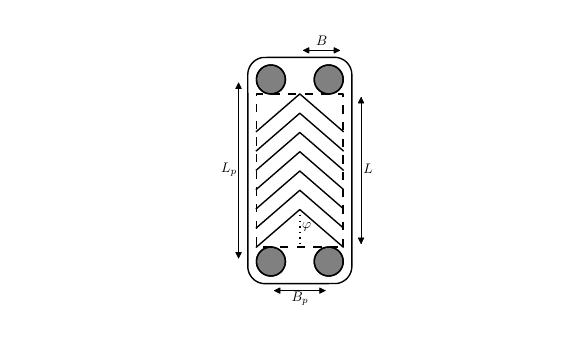

Python code for this plot:
import pylab,numpy as np
from math import cos,sin
from matplotlib.patches import FancyArrowPatch
import matplotlib as mpl
mpl.style.use('classic')

#===============================================================================
# Latex render
#===============================================================================
#mpl.use('pgf')
    
def figsize(scale):
    fig_width_pt = 469.755                          # Get this from LaTeX using \the\textwidth
    inches_per_pt = 1.0/72.27                       # Convert pt to inch
    golden_mean = (np.sqrt(5.0)-1.0)/2.0            # Aesthetic ratio (you could change this)
    fig_width = fig_width_pt*inches_per_pt*scale    # width in inches
    fig_height = fig_width*golden_mean              # height in inches
    fig_size = [fig_width,fig_height]
    return fig_size
    
pgf_with_latex = {                      # setup matplotlib to use latex for output
"pgf.texsystem": "pdflatex",        # change this if using xetex or lautex
"text.usetex": True,                # use LaTeX to write all text
"font.family": "serif",
"font.serif": [],                   # blank entries should cause plots to inherit fonts from the document
"font.sans-serif": [],
"font.monospace": [],
"axes.labelsize": 10,               # LaTeX default is 10pt font.
"font.size": 10,
"legend.fontsize": 8,               # Make the legend/label fonts a little smaller
"legend.labelspacing":0.2,
"xtick.labelsize": 8,
"ytick.labelsize": 8,
"figure.figsize": figsize(0.9),     # default fig size of 0.9 textwidth
"pgf.preamble": [
r"\usepackage[utf8x]{inputenc}",    # use utf8 fonts becasue your computer can handle it :)
r"\usepackage[T1]{fontenc}",        # plots will be generated using this preamble
        ]
    }
mpl.rcParams.update(pgf_with_latex)
#===============================================================================
# END of Latex render
#===============================================================================

# fig=pylab.figure(figsize=(4,7))
# ax=fig.add_axes((0,0,1,1))

# Slanted lines
N=7
w=0.75
phi=np.pi/3.0
for y0 in np.linspace(0,1,N):
    x=[-w/2.0,0,w/2.0]
    y=[-w/2.0*sin(phi)+y0,y0,-w/2.0*sin(phi)+y0]
    pylab.plot(x,y,'k')

# The frame
x=[w/2.0,w/2.0,-w/2.0,-w/2.0,w/2.0]
y=[-w/2.0*sin(phi),1,1,-w/2.0*sin(phi),-w/2.0*sin(phi)]
pylab.plot(x,y,'k--')

# The inclination angle
pylab.text(0.02,-0.08,r'$\varphi$',ha='left',va='top')
pylab.plot([0,0],[0,-w/2.0*sin(phi)],'k:')

# The ports
t=np.linspace(0,np.pi*2.0,300)
rP=0.125
portsxy=[(-w/2.0+rP,1+rP),(-w/2.0+rP,-w/2.0*sin(phi)-rP),(w/2.0-rP,1+rP),(w/2.0-rP,-w/2.0*sin(phi)-rP)]

for x0,y0 in portsxy:
    pylab.plot(x0+rP*np.cos(t),y0+rP*np.sin(t),'k')
    pylab.fill(x0+rP*np.cos(t),y0+rP*np.sin(t),'grey')

#rounded edges
rE=0.15
y0E=(1.0-w/2.0*sin(phi))/2
wE=1.2*w
hE=2.9*(1.0-w/2.0*sin(phi))

t=np.linspace(0,np.pi/2,100)
x1=wE/2.0-rE+rE*np.cos(t)
y1=hE/2.0-rE+rE*np.sin(t)+y0E
t=np.linspace(np.pi/2,np.pi,100)
x2=-wE/2.0+rE+rE*np.cos(t)
y2=hE/2.0-rE+rE*np.sin(t)+y0E
t=np.linspace(np.pi,3.0*np.pi/2.0,100)
x3=-wE/2.0+rE+rE*np.cos(t)
y3=-hE/2.0+rE+rE*np.sin(t)+y0E
t=np.linspace(3.0*np.pi/2.0,2*np.pi,100)
x4=wE/2.0-rE+rE*np.cos(t)
y4=-hE/2.0+rE+rE*np.sin(t)+y0E
pylab.plot(np.r_[x1,x2,x3,x4,x1[0]],np.r_[y1,y2,y3,y4,y1[0]],'k')

#Length labels
pylab.gca().add_patch(FancyArrowPatch((wE/2.0+0.08,-w/2.0*sin(phi)),(wE/2.0+0.08,1),arrowstyle='<|-|>',fc='k',ec='k',mutation_scale=10,lw=0.5))
pylab.text(wE/2.0+0.1,y0E,'$L$',ha='left',va='center')
pylab.gca().add_patch(FancyArrowPatch((0,y0E+hE/2.0+0.06),(w/2.0,y0E+hE/2.0+0.06),arrowstyle='<|-|>',fc='k',ec='k',mutation_scale=10,lw=0.5))
pylab.text(w/4.0,y0E+hE/2.0+0.08,'$B$',ha='center',va='bottom')

pylab.gca().add_patch(FancyArrowPatch((-wE/2.0-0.08,portsxy[2][1]),(-wE/2.0-0.08,portsxy[3][1]),arrowstyle='<|-|>',fc='k',ec='k',mutation_scale=10,lw=0.5))
pylab.text(-wE/2.0-0.1,y0E,'$L_p$',ha='right',va='center')
pylab.gca().add_patch(FancyArrowPatch((portsxy[3][0],y0E-hE/2.0-0.06),(portsxy[0][0],y0E-hE/2.0-0.06),arrowstyle='<|-|>',fc='k',ec='k',mutation_scale=10,lw=0.5))
pylab.text(0,y0E-hE/2.0-0.08,'$B_p$',ha='center',va='top')

pylab.gca().axis('equal')
pylab.gca().axis('off')
pylab.savefig('PHEOverallGeometry.pdf')
pylab.show()